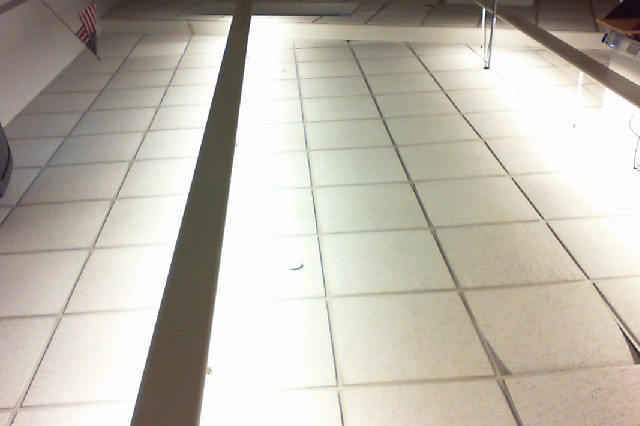
//> input picture 2014_2015/Minimap/samples/Photo on 1-22-15 at 7.10 PM.jpg, 640 x 426 px, given in place of the camera
$ ./Minimap   (built with g++ and OpenCV 4)
//> lines starting //> are read from the running program, lines starting //| are printed output that depends on the picture; after the words box and inside, x2 and y2 are one past the last pixel; in counts of white or black regions, pixels touching at a corner belong together
//	Compile with:
//	clang++ Minimap.cpp `pkg-config --libs --cflags opencv` -O2

//	MicroSoft HD 3000 Webcam Angle of View:
//	Horizontal: 51 Deg
//	Vertical: 30 Deg

#include <opencv2/core/core.hpp>
#include <opencv2/highgui/highgui.hpp>
#include <opencv2/imgproc/imgproc.hpp>
#include <opencv2/imgproc/types_c.h>
#include <cmath>
#include <iostream>
#include <fstream>
#include <vector>
#include <algorithm>

using namespace std;
using namespace cv;

int xcoor , ycoor , width , height;

bool pointXAxisSort(const Point &a, const Point &b) {
    return a.x < b.x;
}
bool pointYAxisSort(const Point &a, const Point &b) {
    return a.y < b.y;
}

double camera_angle;
double fieldofview_horizontal , fieldofview_vertical;
int cameraheight; //In inches

int img_height;
int img_base;

int minimapDraw_xcoor;
int minimapDraw_ycoor;

Mat minimap;
Mat yellowToReturn , grayToReturn , greenToReturn;
Mat yellowHSV , grayHSV , greenHSV;

Mat getYellow(Mat original) {
    cvtColor(original , yellowHSV , CV_BGR2HSV);
    inRange(yellowHSV , Scalar(26 , 30 , 32) , Scalar(33 , 255 , 255) , yellowToReturn);
    // [8 lines of commented-out code are left out]
    return yellowToReturn;
}

Mat getGray(Mat original) {
    cvtColor(original , grayHSV , CV_BGR2HSV);
    inRange(grayHSV , Scalar(0 , 8 , 0) , Scalar(179 , 40 , 128) , grayToReturn);
    // [8 lines of commented-out code are left out]
    return grayToReturn;
}

Mat getGreen(Mat original) {
    cvtColor(original , greenHSV , CV_BGR2HSV);
    inRange(greenHSV , Scalar(42 , 60 , 15) , Scalar(67 , 255 , 90) , greenToReturn);
    // [8 lines of commented-out code are left out]
    return greenToReturn;
}

void drawObjOnMap(vector<Point> contours , int color) {
    //Takes a found rectangle in track() and performs trig calculations to figure out distance away from the robot
    //Draws the detected object on the minimap using circle(Mat& img, Point center, int radius, const Scalar& color, int thickness=1, int lineType=8, int shift=0)

    sort(contours.begin() , contours.end() , pointXAxisSort);

    xcoor = contours.at(0).x;
    width = contours.at(contours.size() - 1).x - xcoor;

    sort(contours.begin() , contours.end() , pointYAxisSort);

    ycoor = contours.at(0).y;
    height = contours.at(contours.size() - 1).y - ycoor;
    /*
       cout << "xcoor: " << xcoor << endl;
       cout << "ycoor: " << ycoor << endl;
       cout << "width: " << width << endl;
       cout << "height: " << height << endl;
       */
    //Formulas:

}

Mat yellowEdges;
Mat greyEdges;
Mat greenEdges;

vector<vector<Point> > yellowContours;
vector<vector<Point> > greyContours;
vector<vector<Point> > greenContours;

Rect yellowBounds = Rect(0,0,0,0);
Rect greyBounds = Rect(0,0,0,0);
Rect greenBounds = Rect(0,0,0,0);

Mat track(Mat yellow , Mat grey , Mat green , Mat original) {

    /* Mat yellowEdges;
       Mat greyEdges;
       Mat greenEdges;
       */
    Mat dst = original.clone();
    // [8 lines of commented-out code are left out]

    Canny(yellow , yellowEdges , 0 , 100 , 5);
    Canny(grey , greyEdges , 0 , 100 , 5);
    Canny(green , greenEdges , 0 , 100 , 5);

    findContours(yellowEdges , yellowContours , CV_RETR_EXTERNAL , CV_CHAIN_APPROX_SIMPLE);
    findContours(greyEdges , greyContours , CV_RETR_EXTERNAL , CV_CHAIN_APPROX_SIMPLE);
    findContours(greenEdges , greenContours , CV_RETR_EXTERNAL , CV_CHAIN_APPROX_SIMPLE);

    vector<vector<Point> > temp;
    int numDraw = 0;

    for (int i = 0; i < yellowContours.size(); i++) {
        if (fabs(contourArea(yellowContours[i])) > 500) {
            temp.push_back(yellowContours.at(i));
            yellowBounds = boundingRect(temp.at(numDraw));
            rectangle(dst , yellowBounds , Scalar(0 , 255 , 255) , 3 , 8 , 0);
            drawObjOnMap(temp.at(numDraw) , 1);

            numDraw++;
        }
    }

    temp.clear();
    numDraw = 0;

    for (int i = 0; i < greyContours.size(); i++) {
        if (fabs(contourArea(greyContours[i])) > 500) {
            temp.push_back(greyContours.at(i));
            greyBounds = boundingRect(temp.at(numDraw));
            rectangle(dst , greyBounds , Scalar(255 , 128 , 128) , 3 , 8 , 0);
            drawObjOnMap(temp.at(numDraw) , 2);

            numDraw++;
        }
    }

    temp.clear();
    numDraw = 0;

    for(int i = 0; i < greenContours.size(); i++) {
        if (fabs(contourArea(greenContours[i])) > 1000) {
            temp.push_back(greenContours.at(i));
            greenBounds = boundingRect(temp.at(numDraw));
            rectangle(dst , greenBounds , Scalar(0 , 255 , 128) , 3 , 8 , 0);
            drawObjOnMap(temp.at(numDraw) , 3);

            numDraw++;
        }
    }

    temp.clear();

    return dst;
}

void readconf() {
    char buffer[32];
    ifstream fin("cv.conf");
    while (fin.good()) {
        fin >> buffer;
        cout << buffer << endl;
        if (strcmp(buffer , "theta") == 0) {
            fin >> camera_angle;
        } else if (strcmp(buffer , "height") == 0) {
            fin >> cameraheight;
        } else if (strcmp(buffer , "vertviewangle") == 0) {
            fin >> fieldofview_vertical;
        } else if (strcmp(buffer , "horizviewangle") == 0) {
            fin >> fieldofview_horizontal;
        } else {
            fin >> buffer;
        }
        cout << buffer << endl;
    }

    // [6 lines of commented-out code are left out]
    fin.close();
}

int main() {

    readconf();

    VideoCapture cap(0);
    //cvNamedWindow("Window" , CV_WINDOW_NORMAL);

    if (!cap.isOpened()) {
        cout << "Webcam not found" << endl;
        return -1;
    }

    Mat frame;
    Mat yellow , grey , green;
    Mat proxy;

    minimap = Mat::zeros(256 , 256 , CV_8UC3);
    Point roboCenter = Point(128 , 128);

    circle(minimap , roboCenter , 2 , Scalar(0 , 0 , 255) , 2 , 8 , 0);
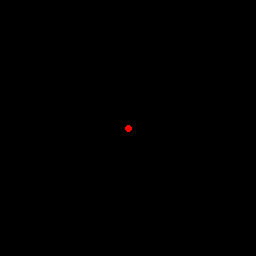
//> minimap: 256 rows x 256 cols, CV_8UC3; mean B, G, R 0, 0, 0.1

    cap >> frame;
//> frame is the input picture: 426 rows x 640 cols, CV_8UC3; mean B, G, R 175.3, 186.2, 191.5

    //Get size of image:
    img_height = frame.rows;
//> img_height = 426
    img_base = frame.cols;
//> img_base = 640

    for (;;) {
        cap >> frame;
        yellow = getYellow(frame);
//> in getYellow, `cvtColor(original , yellowHSV , CV_BGR2HSV);`: yellowHSV: 426 rows x 640 cols, CV_8UC3; mean H, S, V 25.3, 27.3, 192.1
//> in getYellow, `inRange(yellowHSV , Scalar(26 , 30 , 32) , Scalar(33 , 255 , 255) , ye..`:
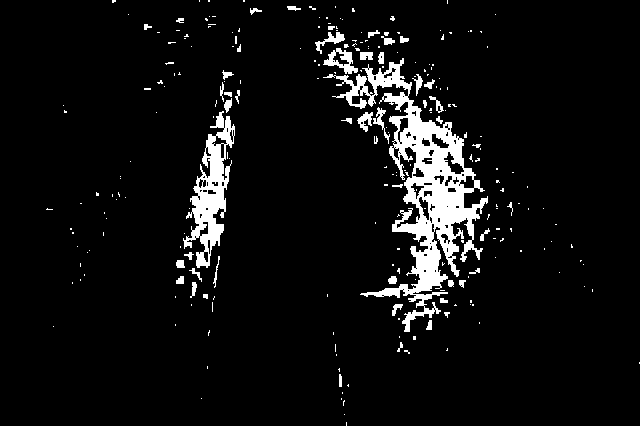
//> yellowToReturn: 426 rows x 640 cols, CV_8UC1; 6.3% white; 251 white regions (201 under 20 px), largest, box (x1, y1, x2, y2) and area: (323, 58, 488, 332) 10421, (183, 111, 235, 268) 3086, (323, 48, 358, 74) 379
        grey = getGray(frame);
//> in getGray, `inRange(grayHSV , Scalar(0 , 8 , 0) , Scalar(179 , 40 , 128) , grayToR..`:
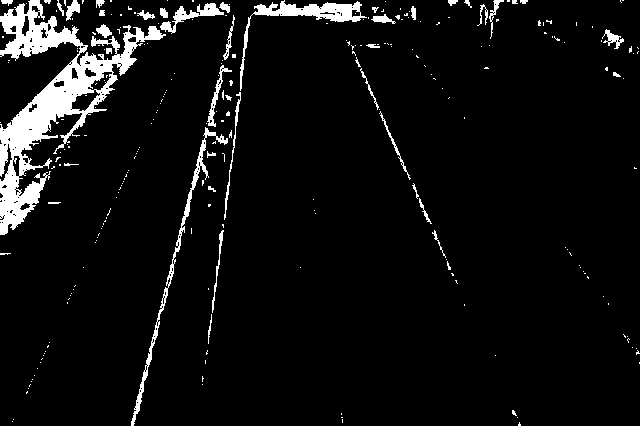
//> grayToReturn: 426 rows x 640 cols, CV_8UC1; 6.1% white; 263 white regions (220 under 20 px), largest, box (x1, y1, x2, y2) and area: (0, 0, 166, 235) 9896, (240, 0, 367, 91) 1487, (131, 127, 228, 426) 1237
        green = getGreen(frame);
//> in getGreen, `inRange(greenHSV , Scalar(42 , 60 , 15) , Scalar(67 , 255 , 90) , gree..`: greenToReturn: 426 rows x 640 cols, CV_8UC1; every value is 0

        //		imshow("Yellow" , yellow);
        //		imshow("Grey" , grey);
        //		imshow("Green" , green);

        proxy = track(yellow , grey , green , frame);
//> in track, `Canny(yellow , yellowEdges , 0 , 100 , 5);`:
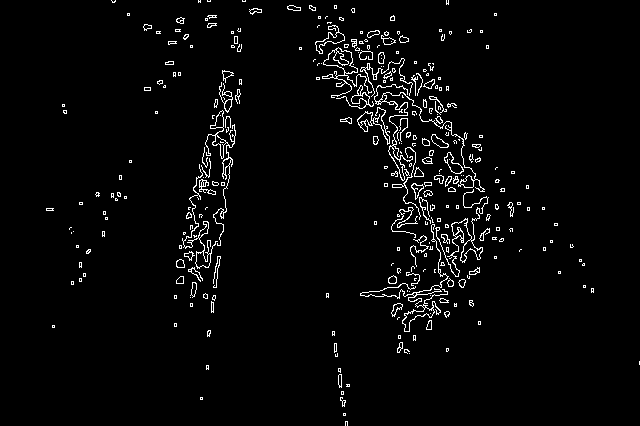
//> yellowEdges: 426 rows x 640 cols, CV_8UC1; 3.1% white in thin lines or dots
//> in track, `Canny(grey , greyEdges , 0 , 100 , 5);`:
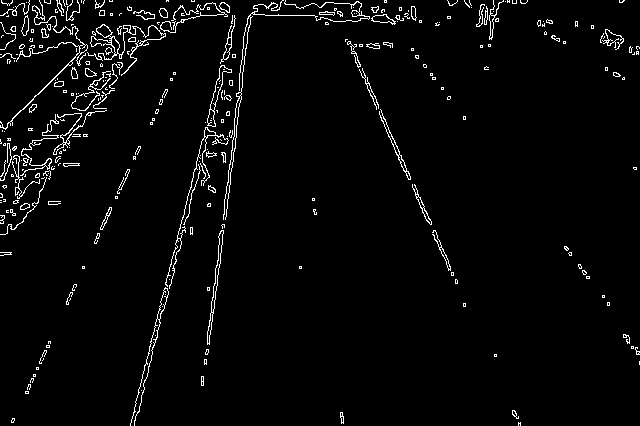
//> greyEdges: 426 rows x 640 cols, CV_8UC1; 3.1% white in thin lines or dots
//> in track, `findContours(yellowEdges , yellowContours , CV_RETR_EXTERNAL , CV_CHAI..`: yellowContours = 302 contours, 240 with area under 20; largest, box (x1, y1, x2, y2) and area: (322, 47, 372, 98) 518, (374, 84, 485, 192) 424, (205, 110, 236, 246) 364, (360, 224, 449, 332) 344, (435, 189, 489, 277) 316
//> in track, `findContours(greyEdges , greyContours , CV_RETR_EXTERNAL , CV_CHAIN_AP..`: greyContours = 281 contours, 235 with area under 20; largest, box (x1, y1, x2, y2) and area: (87, 24, 166, 76) 334, (207, 65, 232, 127) 318, (207, 230, 224, 345) 296, (0, 0, 88, 130) 202, (130, 287, 169, 426) 150
//> in track, `findContours(greenEdges , greenContours , CV_RETR_EXTERNAL , CV_CHAIN_..`: greenContours = 0 contours
//> the loop in track, `for (int i = 0; i < yellowContours.size(); i++)` made 302 passes
//> (yellowBounds, xcoor in drawObjOnMap, width in drawObjOnMap, ycoor in drawObjOnMap, height in drawObjOnMap, numDraw) on pass 249: (Rect(322, 47, 50, 51), 322, 49, 47, 50, 1)
//> after the loop in track, `for (int i = 0; i < yellowContours.size(); i++)`:
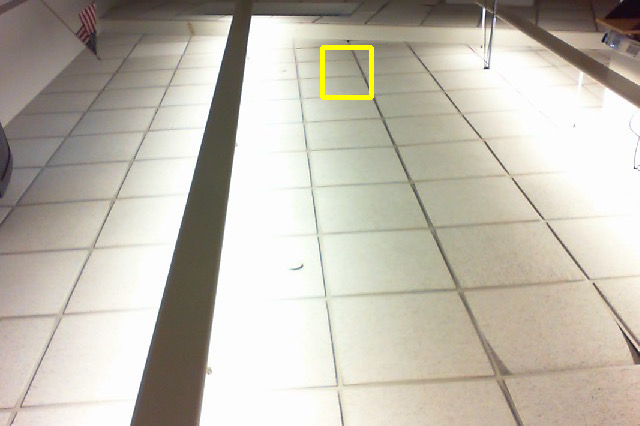
//> dst: 426 rows x 640 cols, CV_8UC3; 0.36% of pixels changed, all inside (x1, y1, x2, y2) = (320, 45, 374, 100)
//> after the loop in track, `for (int i = 0; i < yellowContours.size(); i++)`: numDraw = 1
//> in track, `temp.clear();`: temp = 0 contours
//> after the loop in track, `for (int i = 0; i < greyContours.size(); i++)`: numDraw = 0
        imshow("Detection" , proxy);

        imshow("Minimap - CV" , minimap);

        if(waitKey(15) >= 0) {
//> the Esc key is pressed
            break;
        }

    }

}

$ run again, on 2014_2015/Minimap/samples/Photo on 1-22-15 at 7.18 PM.jpg
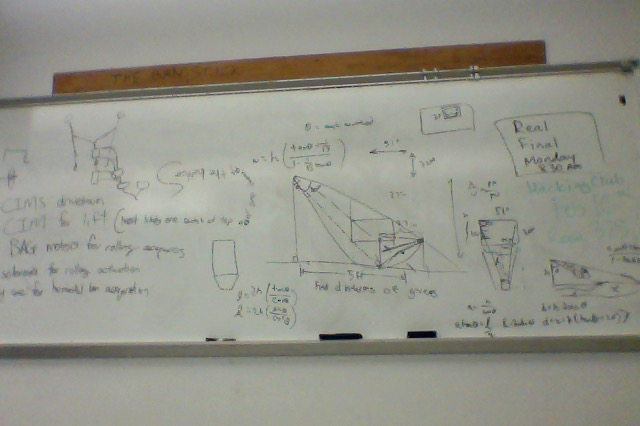
//> input picture 2014_2015/Minimap/samples/Photo on 1-22-15 at 7.18 PM.jpg, 640 x 426 px, given in place of the camera
//> frame is the input picture: 426 rows x 640 cols, CV_8UC3; mean B, G, R 138.1, 148.4, 148
//> yellowHSV: 426 rows x 640 cols, CV_8UC3; mean H, S, V 38.1, 23.5, 150.3
//> in getYellow, `inRange(yellowHSV , Scalar(26 , 30 , 32) , Scalar(33 , 255 , 255) , ye..`:
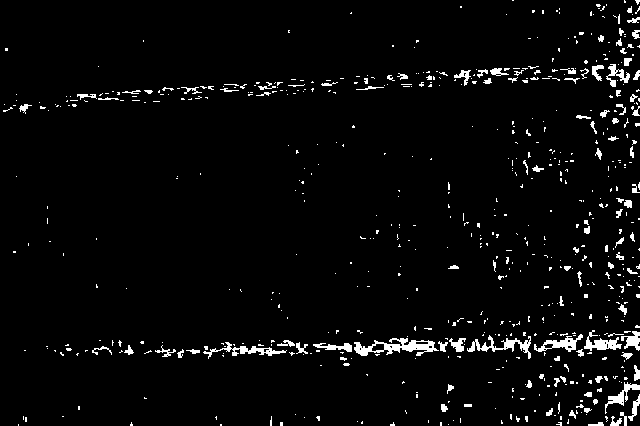
//> yellowToReturn: 426 rows x 640 cols, CV_8UC1; 3.5% white; 650 white regions (543 under 20 px), largest, box (x1, y1, x2, y2) and area: (354, 338, 439, 356) 700, (467, 335, 531, 359) 433, (203, 342, 287, 359) 368
//> grayToReturn: 426 rows x 640 cols, CV_8UC1; 8.2% white; 690 white regions (611 under 20 px), largest, box (x1, y1, x2, y2) and area: (0, 334, 640, 368) 8717, (448, 0, 640, 92) 3926, (0, 68, 128, 111) 948
//> greenToReturn: 426 rows x 640 cols, CV_8UC1; 0.01% white in thin lines or dots, all inside (x1, y1, x2, y2) = (278, 64, 637, 301)
//> yellowEdges: 426 rows x 640 cols, CV_8UC1; 3.9% white in thin lines or dots
//> greyEdges: 426 rows x 640 cols, CV_8UC1; 5.9% white in thin lines or dots
//> greenEdges: 426 rows x 640 cols, CV_8UC1; 0.02% white in thin lines or dots, all inside (x1, y1, x2, y2) = (277, 64, 637, 302)
//> yellowContours = 613 contours, 530 with area under 20; largest, box (x1, y1, x2, y2) and area: (538, 332, 583, 353) 343, (604, 382, 640, 414) 198, (606, 63, 630, 87) 186, (354, 340, 439, 356) 143, (445, 337, 466, 352) 130
//> greyContours = 625 contours, 528 with area under 20; largest, box (x1, y1, x2, y2) and area: (0, 82, 264, 111) 749, (269, 74, 414, 91) 627, (377, 335, 585, 357) 504, (0, 332, 376, 357) 380, (534, 152, 582, 173) 274
//> greenContours = 6 contours, all with area under 20
//> after the loop in track, `for (int i = 0; i < yellowContours.size(); i++)`: temp = 0 contours; numDraw = 0
//> the loop in track, `for (int i = 0; i < greyContours.size(); i++)` made 625 passes
//> (greyBounds, xcoor in drawObjOnMap, width in drawObjOnMap, ycoor in drawObjOnMap, height in drawObjOnMap) on passes 108, 532, 537: (Rect(377, 335, 208, 22), 377, 207, 335, 21), (Rect(0, 82, 264, 29), 0, 263, 82, 28), (Rect(269, 74, 145, 17), 269, 144, 74, 16)
//> after the loop in track, `for (int i = 0; i < greyContours.size(); i++)`:
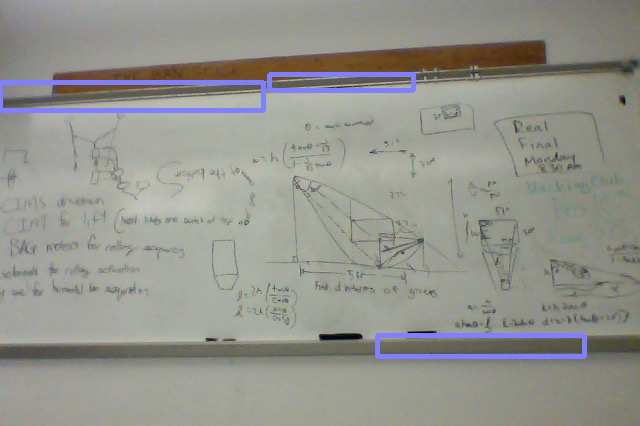
//> dst: 426 rows x 640 cols, CV_8UC3; 2.46% of pixels changed, all inside (x1, y1, x2, y2) = (0, 72, 587, 359)
//> after the loop in track, `for (int i = 0; i < greyContours.size(); i++)`: numDraw = 3
//> the loop in track, `for(int i = 0; i < greenContours.size(); i++)` made 6 passes
//> after the loop in track, `for(int i = 0; i < greenContours.size(); i++)`: numDraw = 0

$ run again, on 2014_2015/Minimap/samples/Photo on 1-28-15 at 8.23 PM.jpg
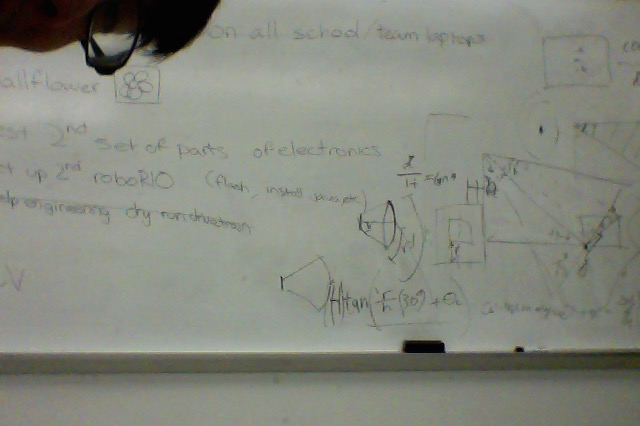
//> input picture 2014_2015/Minimap/samples/Photo on 1-28-15 at 8.23 PM.jpg, 640 x 426 px, given in place of the camera
//> frame is the input picture: 426 rows x 640 cols, CV_8UC3; mean B, G, R 126.6, 136.3, 133.5
//> yellowHSV: 426 rows x 640 cols, CV_8UC3; mean H, S, V 42.3, 24.8, 137.1
//> in getYellow, `inRange(yellowHSV , Scalar(26 , 30 , 32) , Scalar(33 , 255 , 255) , ye..`:
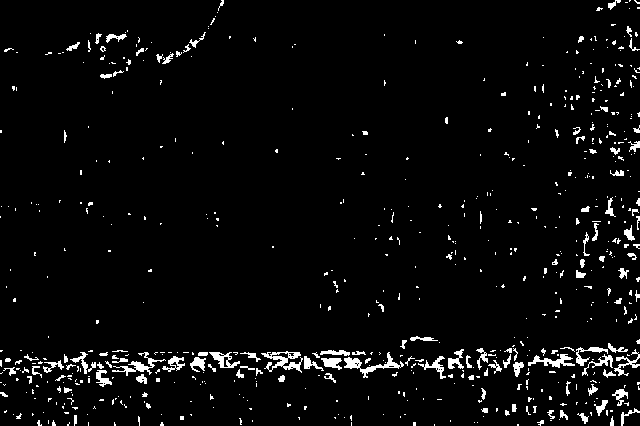
//> yellowToReturn: 426 rows x 640 cols, CV_8UC1; 3.8% white; 642 white regions (517 under 20 px), largest, box (x1, y1, x2, y2) and area: (344, 352, 404, 378) 391, (261, 351, 303, 373) 385, (112, 352, 166, 376) 303
//> grayToReturn: 426 rows x 640 cols, CV_8UC1; 14% white; 595 white regions (525 under 20 px), largest, box (x1, y1, x2, y2) and area: (0, 351, 640, 426) 19078, (528, 102, 640, 351) 12352, (613, 0, 640, 55) 610
//> greenToReturn: 426 rows x 640 cols, CV_8UC1; 0.06% white in thin lines or dots, all inside (x1, y1, x2, y2) = (72, 32, 640, 379)
//> yellowEdges: 426 rows x 640 cols, CV_8UC1; 4.1% white in thin lines or dots
//> greyEdges: 426 rows x 640 cols, CV_8UC1; 6.8% white in thin lines or dots
//> greenEdges: 426 rows x 640 cols, CV_8UC1; 0.14% white in thin lines or dots, all inside (x1, y1, x2, y2) = (71, 32, 640, 380)
//> yellowContours = 591 contours, 496 with area under 20; largest, box (x1, y1, x2, y2) and area: (344, 352, 404, 379) 416, (198, 351, 241, 369) 322, (528, 353, 575, 368) 281, (574, 346, 609, 366) 208, (162, 356, 186, 373) 196
//> greyContours = 775 contours, 662 with area under 20; largest, box (x1, y1, x2, y2) and area: (227, 351, 404, 376) 959, (401, 350, 525, 380) 726, (94, 31, 134, 66) 320, (0, 352, 221, 381) 208, (561, 269, 579, 297) 202
//> greenContours = 28 contours, 26 with area under 20; largest, box (x1, y1, x2, y2) and area: (591, 353, 601, 358) 26, (628, 367, 640, 371) 21
//> after the loop in track, `for (int i = 0; i < yellowContours.size(); i++)`: temp = 0 contours; numDraw = 0
//> the loop in track, `for (int i = 0; i < greyContours.size(); i++)` made 775 passes
//> (greyBounds, xcoor in drawObjOnMap, width in drawObjOnMap, ycoor in drawObjOnMap, height in drawObjOnMap, numDraw) on passes 198, 201: (Rect(227, 351, 177, 25), 227, 176, 351, 24, 1), (Rect(401, 350, 124, 30), 401, 123, 350, 29, 2)
//> after the loop in track, `for (int i = 0; i < greyContours.size(); i++)`:
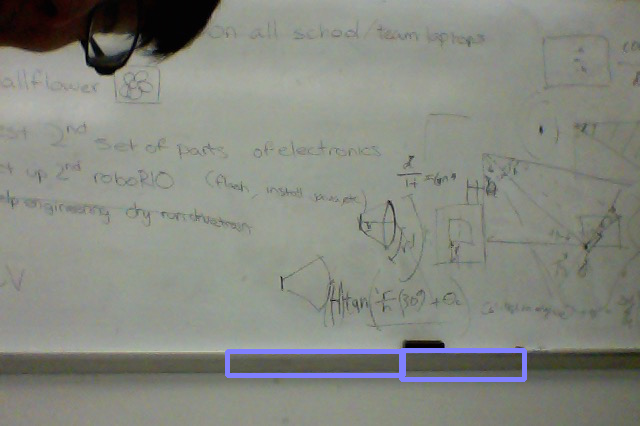
//> dst: 426 rows x 640 cols, CV_8UC3; 1.24% of pixels changed, all inside (x1, y1, x2, y2) = (225, 348, 527, 382)
//> after the loop in track, `for (int i = 0; i < greyContours.size(); i++)`: numDraw = 2
//> the loop in track, `for(int i = 0; i < greenContours.size(); i++)` made 28 passes
//> after the loop in track, `for(int i = 0; i < greenContours.size(); i++)`: numDraw = 0
